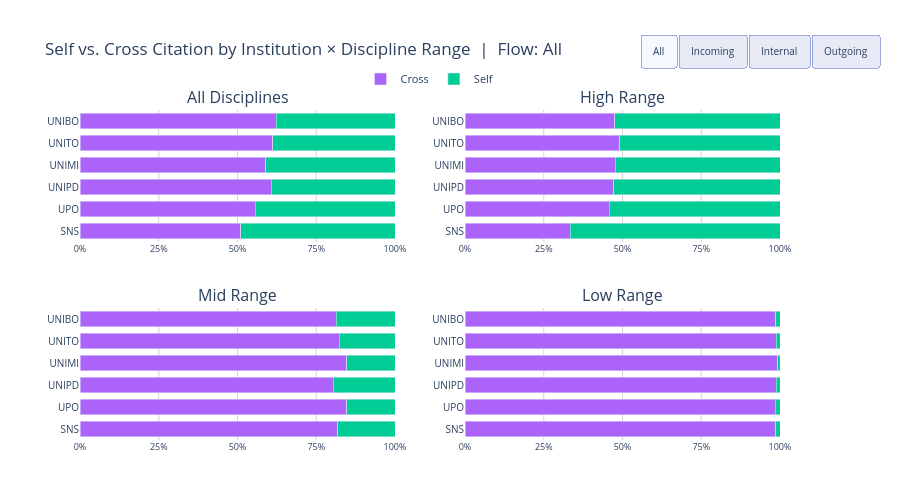

The notebook cell saved with this chart:
### Markdown cell above
### Self vs. Cross Citation by Institution × Discipline Range

This chart aggregates Self and Cross citation proportions *per institution* rather than per discipline, broken down by the three volume ranges. The four panels show: All Disciplines, High Range, Mid Range, and Low Range.

Use the filter buttons to examine a specific flow type.

### Code cell
import pandas as pd
import plotly.graph_objects as go
from plotly.subplots import make_subplots

SELF_CROSS_COLORS = {"Self": COLORS["self"], "Cross": COLORS["cross"]}
RANGE_LABELS = {"All": "All Disciplines", "High": "High Range", "Middle": "Middle Range", "Low": "Low Range"}
FLOW_LABELS  = {None: "All", "Outgoing": "Outgoing", "Incoming": "Incoming", "Internal": "Internal"}

flows       = sorted(df_agg["flow"].unique().tolist())
filter_keys = [None] + flows

RANGE_ORDER_EXT = ["All", "High", "Mid", "Low"]

def make_inst_range_data(range_label, flow_filter=None):
    sub = df_agg.copy() if range_label == "All" else df_agg[df_agg["range_group"] == range_label].copy()
    if flow_filter is not None:
        sub = sub[sub["flow"] == flow_filter]
    if sub.empty:
        return pd.DataFrame(), {}
    agg    = sub.groupby(["institution", "cite_type"])["weight"].sum().reset_index()
    totals = agg.groupby("institution")["weight"].sum().rename("total")
    agg    = agg.join(totals, on="institution")
    agg["pct"] = agg["weight"] / agg["total"] * 100
    return agg, totals.to_dict()

GRID = [(1, 1, "All"), (1, 2, "High"), (2, 1, "Mid"), (2, 2, "Low")]

fig = make_subplots(
    rows=2, cols=2,
    subplot_titles=[RANGE_LABELS[rl] for _, _, rl in GRID],
    vertical_spacing=0.20, horizontal_spacing=0.10,
)

cite_types = ["Cross", "Self"]
N_PER_FK   = len(cite_types) * len(RANGE_ORDER_EXT)

legend_added = set()

for fi, fk in enumerate(filter_keys):
    for ct in cite_types:
        for row_idx, col_idx, range_label in GRID:
            agg, total_map = make_inst_range_data(range_label, fk)
            if agg.empty:
                fig.add_trace(go.Bar(x=[], y=[], visible=(fi == 0), showlegend=False), row=row_idx, col=col_idx)
                continue
            sub_ct = agg[agg["cite_type"] == ct].set_index("institution")
            x_vals     = [sub_ct.loc[inst, "pct"]        if inst in sub_ct.index else 0.0 for inst in INSTITUTIONS]
            w_vals     = [int(sub_ct.loc[inst, "weight"]) if inst in sub_ct.index else 0   for inst in INSTITUTIONS]
            total_vals = [int(total_map.get(inst, 0)) for inst in INSTITUTIONS]
            hover_vals = [
                f"<b>{inst}</b>  [{range_label}]<br>{ct}: {p:.1f}% ({w:,})<br>Total (range): {t:,}"
                for inst, p, w, t in zip(INSTITUTIONS, x_vals, w_vals, total_vals)
            ]
            show_legend = ct not in legend_added and fi == 0
            if fi == 0: legend_added.add(ct)
            fig.add_trace(go.Bar(
                x=x_vals, y=INSTITUTIONS, orientation="h",
                name=ct, legendgroup=ct,
                showlegend=show_legend, visible=(fi == 0),
                marker_color=SELF_CROSS_COLORS[ct],
                customdata=hover_vals,
                hovertemplate="%{customdata}<extra></extra>",
                cliponaxis=False,
            ), row=row_idx, col=col_idx)

def make_visibility(active_fi):
    vis = []
    for fi in range(len(filter_keys)):
        vis += [fi == active_fi] * N_PER_FK
    return vis

buttons = [dict(
    label=FLOW_LABELS[fk], method="update",
    args=[{"visible": make_visibility(fi)}, {"title.text": f"Self vs. Cross Citation by Institution × Discipline Range  |  Flow: {FLOW_LABELS[fk]}"}],
) for fi, fk in enumerate(filter_keys)]

fig.update_layout(
    title_text="Self vs. Cross Citation by Institution × Discipline Range  |  Flow: All",
    barmode="stack",
    height=480,
    margin=dict(l=80, r=120, t=110, b=40),
    plot_bgcolor="white", paper_bgcolor="white",
    updatemenus=[dict(
        type="buttons", direction="right",
        x=0.8, xanchor="left", y=1.23, yanchor="top",
        buttons=buttons, showactive=True,
        bgcolor="#E8EAF6", bordercolor="#9FA8DA", font=dict(size=10),
    )],
    legend=dict(orientation="h", x=0.5, xanchor="center", y=1.05, yanchor="bottom", font=dict(size=11)),
    bargap=0.3,
)
fig.update_xaxes(range=[0, 118], tickvals=[0, 25, 50, 75, 100], ticktext=["0%", "25%", "50%", "75%", "100%"], tickfont=dict(size=9), gridcolor="lightgrey")
fig.update_yaxes(tickfont=dict(size=10), autorange="reversed")
fig.show()

### Figure 1 — Plotly figure (JSON) as saved in the notebook; plotly's stock layout.template omitted (floating-point values rounded to 4 significant figures)
{"data": [{"cliponaxis": false, "customdata": ["<b>UNIBO</b>  [All]<br>Cross: 62.3% (12,849,893)<br>Total (range): 20,612,378", "<b>UNITO</b>  [All]<br>Cross: 61.2% (8,811,430)<br>Total (range): 14,398,862", "<b>UNIMI</b>  [All]<br>Cross: 58.9% (13,623,563)<br>Total (range): 23,119,817", "<b>UNIPD</b>  [All]<br>Cross: 60.7% (11,979,900)<br>Total (range): 19,742,702", "<b>UPO</b>  [All]<br>Cross: 55.6% (1,054,212)<br>Total (range): 1,895,719", "<b>SNS</b>  [All]<br>Cross: 51.1% (706,650)<br>Total (range): 1,383,693"], "hovertemplate": "%{customdata}<extra></extra>", "legendgroup": "Cross", "marker": {"color": "#AB63FA"}, "name": "Cross", "orientation": "h", "showlegend": true, "type": "bar", "visible": true, "x": [62.34, 61.2, 58.93, 60.68, 55.61, 51.07], "xaxis": "x", "y": ["UNIBO", "UNITO", "UNIMI", "UNIPD", "UPO", "SNS"], "yaxis": "y"}, {"cliponaxis": false, "customdata": ["<b>UNIBO</b>  [High]<br>Cross: 47.5% (5,491,460)<br>Total (range): 11,564,272", "<b>UNITO</b>  [High]<br>Cross: 49.1% (4,499,535)<br>Total (range): 9,161,844", "<b>UNIMI</b>  [High]<br>Cross: 47.6% (7,664,944)<br>Total (range): 16,088,433", "<b>UNIPD</b>  [High]<br>Cross: 47.2% (5,550,349)<br>Total (range): 11,753,900", "<b>UPO</b>  [High]<br>Cross: 45.7% (647,716)<br>Total (range): 1,416,246", "<b>SNS</b>  [High]<br>Cross: 33.4% (293,405)<br>Total (range): 878,715"], "hovertemplate": "%{customdata}<extra></extra>", "legendgroup": "Cross", "marker": {"color": "#AB63FA"}, "name": "Cross", "orientation": "h", "showlegend": false, "type": "bar", "visible": true, "x": [47.49, 49.11, 47.64, 47.22, 45.73, 33.39], "xaxis": "x2", "y": ["UNIBO", "UNITO", "UNIMI", "UNIPD", "UPO", "SNS"], "yaxis": "y2"}, {"cliponaxis": false, "customdata": ["<b>UNIBO</b>  [Mid]<br>Cross: 81.3% (7,350,900)<br>Total (range): 9,040,475", "<b>UNITO</b>  [Mid]<br>Cross: 82.3% (4,306,291)<br>Total (range): 5,231,349", "<b>UNIMI</b>  [Mid]<br>Cross: 84.7% (5,950,529)<br>Total (range): 7,023,232", "<b>UNIPD</b>  [Mid]<br>Cross: 80.5% (6,423,260)<br>Total (range): 7,982,440", "<b>UPO</b>  [Mid]<br>Cross: 84.7% (405,345)<br>Total (range): 478,305", "<b>SNS</b>  [Mid]<br>Cross: 81.8% (412,786)<br>Total (range): 504,513"], "hovertemplate": "%{customdata}<extra></extra>", "legendgroup": "Cross", "marker": {"color": "#AB63FA"}, "name": "Cross", "orientation": "h", "showlegend": false, "type": "bar", "visible": true, "x": [81.31, 82.32, 84.73, 80.47, 84.75, 81.82], "xaxis": "x3", "y": ["UNIBO", "UNITO", "UNIMI", "UNIPD", "UPO", "SNS"], "yaxis": "y3"}, {"cliponaxis": false, "customdata": ["<b>UNIBO</b>  [Low]<br>Cross: 98.7% (7,533)<br>Total (range): 7,631", "<b>UNITO</b>  [Low]<br>Cross: 98.9% (5,604)<br>Total (range): 5,669", "<b>UNIMI</b>  [Low]<br>Cross: 99.2% (8,090)<br>Total (range): 8,152", "<b>UNIPD</b>  [Low]<br>Cross: 98.9% (6,291)<br>Total (range): 6,362", "<b>UPO</b>  [Low]<br>Cross: 98.5% (1,151)<br>Total (range): 1,168", "<b>SNS</b>  [Low]<br>Cross: 98.7% (459)<br>Total (range): 465"], "hovertemplate": "%{customdata}<extra></extra>", "legendgroup": "Cross", "marker": {"color": "#AB63FA"}, "name": "Cross", "orientation": "h", "showlegend": false, "type": "bar", "visible": true, "x": [98.72, 98.85, 99.24, 98.88, 98.54, 98.71], "xaxis": "x4", "y": ["UNIBO", "UNITO", "UNIMI", "UNIPD", "UPO", "SNS"], "yaxis": "y4"}, {"cliponaxis": false, "customdata": ["<b>UNIBO</b>  [All]<br>Self: 37.7% (7,762,485)<br>Total (range): 20,612,378", "<b>UNITO</b>  [All]<br>Self: 38.8% (5,587,432)<br>Total (range): 14,398,862", "<b>UNIMI</b>  [All]<br>Self: 41.1% (9,496,254)<br>Total (range): 23,119,817", "<b>UNIPD</b>  [All]<br>Self: 39.3% (7,762,802)<br>Total (range): 19,742,702", "<b>UPO</b>  [All]<br>Self: 44.4% (841,507)<br>Total (range): 1,895,719", "<b>SNS</b>  [All]<br>Self: 48.9% (677,043)<br>Total (range): 1,383,693"], "hovertemplate": "%{customdata}<extra></extra>", "legendgroup": "Self", "marker": {"color": "#00CC96"}, "name": "Self", "orientation": "h", "showlegend": true, "type": "bar", "visible": true, "x": [37.66, 38.8, 41.07, 39.32, 44.39, 48.93], "xaxis": "x", "y": ["UNIBO", "UNITO", "UNIMI", "UNIPD", "UPO", "SNS"], "yaxis": "y"}, {"cliponaxis": false, "customdata": ["<b>UNIBO</b>  [High]<br>Self: 52.5% (6,072,812)<br>Total (range): 11,564,272", "<b>UNITO</b>  [High]<br>Self: 50.9% (4,662,309)<br>Total (range): 9,161,844", "<b>UNIMI</b>  [High]<br>Self: 52.4% (8,423,489)<br>Total (range): 16,088,433", "<b>UNIPD</b>  [High]<br>Self: 52.8% (6,203,551)<br>Total (range): 11,753,900", "<b>UPO</b>  [High]<br>Self: 54.3% (768,530)<br>Total (range): 1,416,246", "<b>SNS</b>  [High]<br>Self: 66.6% (585,310)<br>Total (range): 878,715"], "hovertemplate": "%{customdata}<extra></extra>", "legendgroup": "Self", "marker": {"color": "#00CC96"}, "name": "Self", "orientation": "h", "showlegend": false, "type": "bar", "visible": true, "x": [52.51, 50.89, 52.36, 52.78, 54.27, 66.61], "xaxis": "x2", "y": ["UNIBO", "UNITO", "UNIMI", "UNIPD", "UPO", "SNS"], "yaxis": "y2"}, {"cliponaxis": false, "customdata": ["<b>UNIBO</b>  [Mid]<br>Self: 18.7% (1,689,575)<br>Total (range): 9,040,475", "<b>UNITO</b>  [Mid]<br>Self: 17.7% (925,058)<br>Total (range): 5,231,349", "<b>UNIMI</b>  [Mid]<br>Self: 15.3% (1,072,703)<br>Total (range): 7,023,232", "<b>UNIPD</b>  [Mid]<br>Self: 19.5% (1,559,180)<br>Total (range): 7,982,440", "<b>UPO</b>  [Mid]<br>Self: 15.3% (72,960)<br>Total (range): 478,305", "<b>SNS</b>  [Mid]<br>Self: 18.2% (91,727)<br>Total (range): 504,513"], "hovertemplate": "%{customdata}<extra></extra>", "legendgroup": "Self", "marker": {"color": "#00CC96"}, "name": "Self", "orientation": "h", "showlegend": false, "type": "bar", "visible": true, "x": [18.69, 17.68, 15.27, 19.53, 15.25, 18.18], "xaxis": "x3", "y": ["UNIBO", "UNITO", "UNIMI", "UNIPD", "UPO", "SNS"], "yaxis": "y3"}, {"cliponaxis": false, "customdata": ["<b>UNIBO</b>  [Low]<br>Self: 1.3% (98)<br>Total (range): 7,631", "<b>UNITO</b>  [Low]<br>Self: 1.1% (65)<br>Total (range): 5,669", "<b>UNIMI</b>  [Low]<br>Self: 0.8% (62)<br>Total (range): 8,152", "<b>UNIPD</b>  [Low]<br>Self: 1.1% (71)<br>Total (range): 6,362", "<b>UPO</b>  [Low]<br>Self: 1.5% (17)<br>Total (range): 1,168", "<b>SNS</b>  [Low]<br>Self: 1.3% (6)<br>Total (range): 465"], "hovertemplate": "%{customdata}<extra></extra>", "legendgroup": "Self", "marker": {"color": "#00CC96"}, "name": "Self", "orientation": "h", "showlegend": false, "type": "bar", "visible": true, "x": [1.284, 1.147, 0.7605, 1.116, 1.455, 1.29], "xaxis": "x4", "y": ["UNIBO", "UNITO", "UNIMI", "UNIPD", "UPO", "SNS"], "yaxis": "y4"}, {"cliponaxis": false, "customdata": ["<b>UNIBO</b>  [All]<br>Cross: 60.6% (5,464,295)<br>Total (range): 9,022,405", "<b>UNITO</b>  [All]<br>Cross: 59.3% (3,779,442)<br>Total (range): 6,371,152", "<b>UNIMI</b>  [All]<br>Cross: 57.8% (6,634,324)<br>Total (range): 11,486,365", "<b>UNIPD</b>  [All]<br>Cross: 59.0% (5,130,577)<br>Total (range): 8,697,780", "<b>UPO</b>  [All]<br>Cross: 54.1% (468,137)<br>Total (range): 864,631", "<b>SNS</b>  [All]<br>Cross: 49.9% (322,894)<br>Total (range): 647,522"], "hovertemplate": "%{customdata}<extra></extra>", "legendgroup": "Cross", "marker": {"color": "#AB63FA"}, "name": "Cross", "orientation": "h", "showlegend": false, "type": "bar", "visible": false, "x": [60.56, 59.32, 57.76, 58.99, 54.14, 49.87], "xaxis": "x", "y": ["UNIBO", "UNITO", "UNIMI", "UNIPD", "UPO", "SNS"], "yaxis": "y"}, {"cliponaxis": false, "customdata": ["<b>UNIBO</b>  [High]<br>Cross: 46.1% (2,469,865)<br>Total (range): 5,359,683", "<b>UNITO</b>  [High]<br>Cross: 48.2% (2,098,167)<br>Total (range): 4,348,628", "<b>UNIMI</b>  [High]<br>Cross: 46.4% (3,815,149)<br>Total (range): 8,218,464", "<b>UNIPD</b>  [High]<br>Cross: 45.8% (2,481,574)<br>Total (range): 5,416,513", "<b>UPO</b>  [High]<br>Cross: 44.3% (293,580)<br>Total (range): 662,386", "<b>SNS</b>  [High]<br>Cross: 33.0% (141,472)<br>Total (range): 428,192"], "hovertemplate": "%{customdata}<extra></extra>", "legendgroup": "Cross", "marker": {"color": "#AB63FA"}, "name": "Cross", "orientation": "h", "showlegend": false, "type": "bar", "visible": false, "x": [46.08, 48.25, 46.42, 45.81, 44.32, 33.04], "xaxis": "x2", "y": ["UNIBO", "UNITO", "UNIMI", "UNIPD", "UPO", "SNS"], "yaxis": "y2"}, {"cliponaxis": false, "customdata": ["<b>UNIBO</b>  [Mid]<br>Cross: 81.7% (2,990,545)<br>Total (range): 3,658,784", "<b>UNITO</b>  [Mid]<br>Cross: 83.1% (1,678,634)<br>Total (range): 2,019,844", "<b>UNIMI</b>  [Mid]<br>Cross: 86.2% (2,814,162)<br>Total (range): 3,262,855", "<b>UNIPD</b>  [Mid]<br>Cross: 80.7% (2,645,747)<br>Total (range): 3,277,973", "<b>UPO</b>  [Mid]<br>Cross: 86.3% (174,062)<br>Total (range): 201,742", "<b>SNS</b>  [Mid]<br>Cross: 82.7% (181,170)<br>Total (range): 219,076"], "hovertemplate": "%{customdata}<extra></extra>", "legendgroup": "Cross", "marker": {"color": "#AB63FA"}, "name": "Cross", "orientation": "h", "showlegend": false, "type": "bar", "visible": false, "x": [81.74, 83.11, 86.25, 80.71, 86.28, 82.7], "xaxis": "x3", "y": ["UNIBO", "UNITO", "UNIMI", "UNIPD", "UPO", "SNS"], "yaxis": "y3"}, {"cliponaxis": false, "customdata": ["<b>UNIBO</b>  [Low]<br>Cross: 98.7% (3,885)<br>Total (range): 3,938", "<b>UNITO</b>  [Low]<br>Cross: 98.5% (2,641)<br>Total (range): 2,680", "<b>UNIMI</b>  [Low]<br>Cross: 99.3% (5,013)<br>Total (range): 5,046", "<b>UNIPD</b>  [Low]<br>Cross: 98.8% (3,256)<br>Total (range): 3,294", "<b>UPO</b>  [Low]<br>Cross: 98.4% (495)<br>Total (range): 503", "<b>SNS</b>  [Low]<br>Cross: 99.2% (252)<br>Total (range): 254"], "hovertemplate": "%{customdata}<extra></extra>", "legendgroup": "Cross", "marker": {"color": "#AB63FA"}, "name": "Cross", "orientation": "h", "showlegend": false, "type": "bar", "visible": false, "x": [98.65, 98.54, 99.35, 98.85, 98.41, 99.21], "xaxis": "x4", "y": ["UNIBO", "UNITO", "UNIMI", "UNIPD", "UPO", "SNS"], "yaxis": "y4"}, {"cliponaxis": false, "customdata": ["<b>UNIBO</b>  [All]<br>Self: 39.4% (3,558,110)<br>Total (range): 9,022,405", "<b>UNITO</b>  [All]<br>Self: 40.7% (2,591,710)<br>Total (range): 6,371,152", "<b>UNIMI</b>  [All]<br>Self: 42.2% (4,852,041)<br>Total (range): 11,486,365", "<b>UNIPD</b>  [All]<br>Self: 41.0% (3,567,203)<br>Total (range): 8,697,780", "<b>UPO</b>  [All]<br>Self: 45.9% (396,494)<br>Total (range): 864,631", "<b>SNS</b>  [All]<br>Self: 50.1% (324,628)<br>Total (range): 647,522"], "hovertemplate": "%{customdata}<extra></extra>", "legendgroup": "Self", "marker": {"color": "#00CC96"}, "name": "Self", "orientation": "h", "showlegend": false, "type": "bar", "visible": false, "x": [39.44, 40.68, 42.24, 41.01, 45.86, 50.13], "xaxis": "x", "y": ["UNIBO", "UNITO", "UNIMI", "UNIPD", "UPO", "SNS"], "yaxis": "y"}, {"cliponaxis": false, "customdata": ["<b>UNIBO</b>  [High]<br>Self: 53.9% (2,889,818)<br>Total (range): 5,359,683", "<b>UNITO</b>  [High]<br>Self: 51.8% (2,250,461)<br>Total (range): 4,348,628", "<b>UNIMI</b>  [High]<br>Self: 53.6% (4,403,315)<br>Total (range): 8,218,464", "<b>UNIPD</b>  [High]<br>Self: 54.2% (2,934,939)<br>Total (range): 5,416,513", "<b>UPO</b>  [High]<br>Self: 55.7% (368,806)<br>Total (range): 662,386", "<b>SNS</b>  [High]<br>Self: 67.0% (286,720)<br>Total (range): 428,192"], "hovertemplate": "%{customdata}<extra></extra>", "legendgroup": "Self", "marker": {"color": "#00CC96"}, "name": "Self", "orientation": "h", "showlegend": false, "type": "bar", "visible": false, "x": [53.92, 51.75, 53.58, 54.19, 55.68, 66.96], "xaxis": "x2", "y": ["UNIBO", "UNITO", "UNIMI", "UNIPD", "UPO", "SNS"], "yaxis": "y2"}, {"cliponaxis": false, "customdata": ["<b>UNIBO</b>  [Mid]<br>Self: 18.3% (668,239)<br>Total (range): 3,658,784", "<b>UNITO</b>  [Mid]<br>Self: 16.9% (341,210)<br>Total (range): 2,019,844", "<b>UNIMI</b>  [Mid]<br>Self: 13.8% (448,693)<br>Total (range): 3,262,855", "<b>UNIPD</b>  [Mid]<br>Self: 19.3% (632,226)<br>Total (range): 3,277,973", "<b>UPO</b>  [Mid]<br>Self: 13.7% (27,680)<br>Total (range): 201,742", "<b>SNS</b>  [Mid]<br>Self: 17.3% (37,906)<br>Total (range): 219,076"], "hovertemplate": "%{customdata}<extra></extra>", "legendgroup": "Self", "marker": {"color": "#00CC96"}, "name": "Self", "orientation": "h", "showlegend": false, "type": "bar", "visible": false, "x": [18.26, 16.89, 13.75, 19.29, 13.72, 17.3], "xaxis": "x3", "y": ["UNIBO", "UNITO", "UNIMI", "UNIPD", "UPO", "SNS"], "yaxis": "y3"}, {"cliponaxis": false, "customdata": ["<b>UNIBO</b>  [Low]<br>Self: 1.3% (53)<br>Total (range): 3,938", "<b>UNITO</b>  [Low]<br>Self: 1.5% (39)<br>Total (range): 2,680", "<b>UNIMI</b>  [Low]<br>Self: 0.7% (33)<br>Total (range): 5,046", "<b>UNIPD</b>  [Low]<br>Self: 1.2% (38)<br>Total (range): 3,294", "<b>UPO</b>  [Low]<br>Self: 1.6% (8)<br>Total (range): 503", "<b>SNS</b>  [Low]<br>Self: 0.8% (2)<br>Total (range): 254"], "hovertemplate": "%{customdata}<extra></extra>", "legendgroup": "Self", "marker": {"color": "#00CC96"}, "name": "Self", "orientation": "h", "showlegend": false, "type": "bar", "visible": false, "x": [1.346, 1.455, 0.654, 1.154, 1.59, 0.7874], "xaxis": "x4", "y": ["UNIBO", "UNITO", "UNIMI", "UNIPD", "UPO", "SNS"], "yaxis": "y4"}, {"cliponaxis": false, "customdata": ["<b>UNIBO</b>  [All]<br>Cross: 59.2% (581,397)<br>Total (range): 982,834", "<b>UNITO</b>  [All]<br>Cross: 59.1% (363,954)<br>Total (range): 615,711", "<b>UNIMI</b>  [All]<br>Cross: 57.1% (578,262)<br>Total (range): 1,012,583", "<b>UNIPD</b>  [All]<br>Cross: 57.9% (561,074)<br>Total (range): 969,060", "<b>UPO</b>  [All]<br>Cross: 51.0% (35,650)<br>Total (range): 69,925", "<b>SNS</b>  [All]<br>Cross: 41.3% (30,231)<br>Total (range): 73,114"], "hovertemplate": "%{customdata}<extra></extra>", "legendgroup": "Cross", "marker": {"color": "#AB63FA"}, "name": "Cross", "orientation": "h", "showlegend": false, "type": "bar", "visible": false, "x": [59.16, 59.11, 57.11, 57.9, 50.98, 41.35], "xaxis": "x", "y": ["UNIBO", "UNITO", "UNIMI", "UNIPD", "UPO", "SNS"], "yaxis": "y"}, {"cliponaxis": false, "customdata": ["<b>UNIBO</b>  [High]<br>Cross: 44.6% (251,241)<br>Total (range): 562,898", "<b>UNITO</b>  [High]<br>Cross: 47.3% (187,902)<br>Total (range): 397,149", "<b>UNIMI</b>  [High]<br>Cross: 46.7% (332,824)<br>Total (range): 713,325", "<b>UNIPD</b>  [High]<br>Cross: 45.0% (259,595)<br>Total (range): 577,182", "<b>UPO</b>  [High]<br>Cross: 41.5% (22,547)<br>Total (range): 54,373", "<b>SNS</b>  [High]<br>Cross: 25.7% (13,552)<br>Total (range): 52,646"], "hovertemplate": "%{customdata}<extra></extra>", "legendgroup": "Cross", "marker": {"color": "#AB63FA"}, "name": "Cross", "orientation": "h", "showlegend": false, "type": "bar", "visible": false, "x": [44.63, 47.31, 46.66, 44.98, 41.47, 25.74], "xaxis": "x2", "y": ["UNIBO", "UNITO", "UNIMI", "UNIPD", "UPO", "SNS"], "yaxis": "y2"}, {"cliponaxis": false, "customdata": ["<b>UNIBO</b>  [Mid]<br>Cross: 78.6% (329,828)<br>Total (range): 419,599", "<b>UNITO</b>  [Mid]<br>Cross: 80.5% (175,872)<br>Total (range): 218,380", "<b>UNIMI</b>  [Mid]<br>Cross: 82.0% (245,198)<br>Total (range): 299,014", "<b>UNIPD</b>  [Mid]<br>Cross: 76.9% (301,119)<br>Total (range): 391,513", "<b>UPO</b>  [Mid]<br>Cross: 84.2% (13,065)<br>Total (range): 15,514", "<b>SNS</b>  [Mid]<br>Cross: 81.5% (16,673)<br>Total (range): 20,462"], "hovertemplate": "%{customdata}<extra></extra>", "legendgroup": "Cross", "marker": {"color": "#AB63FA"}, "name": "Cross", "orientation": "h", "showlegend": false, "type": "bar", "visible": false, "x": [78.61, 80.53, 82.0, 76.91, 84.21, 81.48], "xaxis": "x3", "y": ["UNIBO", "UNITO", "UNIMI", "UNIPD", "UPO", "SNS"], "yaxis": "y3"}, {"cliponaxis": false, "customdata": ["<b>UNIBO</b>  [Low]<br>Cross: 97.3% (328)<br>Total (range): 337", "<b>UNITO</b>  [Low]<br>Cross: 98.9% (180)<br>Total (range): 182", "<b>UNIMI</b>  [Low]<br>Cross: 98.4% (240)<br>Total (range): 244", "<b>UNIPD</b>  [Low]<br>Cross: 98.6% (360)<br>Total (range): 365", "<b>UPO</b>  [Low]<br>Cross: 100.0% (38)<br>Total (range): 38", "<b>SNS</b>  [Low]<br>Cross: 100.0% (6)<br>Total (range): 6"], "hovertemplate": "%{customdata}<extra></extra>", "legendgroup": "Cross", "marker": {"color": "#AB63FA"}, "name": "Cross", "orientation": "h", "showlegend": false, "type": "bar", "visible": false, "x": [97.33, 98.9, 98.36, 98.63, 100, 100], "xaxis": "x4", "y": ["UNIBO", "UNITO", "UNIMI", "UNIPD", "UPO", "SNS"], "yaxis": "y4"}, {"cliponaxis": false, "customdata": ["<b>UNIBO</b>  [All]<br>Self: 40.8% (401,437)<br>Total (range): 982,834", "<b>UNITO</b>  [All]<br>Self: 40.9% (251,757)<br>Total (range): 615,711", "<b>UNIMI</b>  [All]<br>Self: 42.9% (434,321)<br>Total (range): 1,012,583", "<b>UNIPD</b>  [All]<br>Self: 42.1% (407,986)<br>Total (range): 969,060", "<b>UPO</b>  [All]<br>Self: 49.0% (34,275)<br>Total (range): 69,925", "<b>SNS</b>  [All]<br>Self: 58.7% (42,883)<br>Total (range): 73,114"], "hovertemplate": "%{customdata}<extra></extra>", "legendgroup": "Self", "marker": {"color": "#00CC96"}, "name": "Self", "orientation": "h", "showlegend": false, "type": "bar", "visible": false, "x": [40.84, 40.89, 42.89, 42.1, 49.02, 58.65], "xaxis": "x", "y": ["UNIBO", "UNITO", "UNIMI", "UNIPD", "UPO", "SNS"], "yaxis": "y"}, {"cliponaxis": false, "customdata": ["<b>UNIBO</b>  [High]<br>Self: 55.4% (311,657)<br>Total (range): 562,898", "<b>UNITO</b>  [High]<br>Self: 52.7% (209,247)<br>Total (range): 397,149", "<b>UNIMI</b>  [High]<br>Self: 53.3% (380,501)<br>Total (range): 713,325", "<b>UNIPD</b>  [High]<br>Self: 55.0% (317,587)<br>Total (range): 577,182", "<b>UPO</b>  [High]<br>Self: 58.5% (31,826)<br>Total (range): 54,373", "<b>SNS</b>  [High]<br>Self: 74.3% (39,094)<br>Total (range): 52,646"], "hovertemplate": "%{customdata}<extra></extra>", "legendgroup": "Self", "marker": {"color": "#00CC96"}, "name": "Self", "orientation": "h", "showlegend": false, "type": "bar", "visible": false, "x": [55.37, 52.69, 53.34, 55.02, 58.53, 74.26], "xaxis": "x2", "y": ["UNIBO", "UNITO", "UNIMI", "UNIPD", "UPO", "SNS"], "yaxis": "y2"}, {"cliponaxis": false, "customdata": ["<b>UNIBO</b>  [Mid]<br>Self: 21.4% (89,771)<br>Total (range): 419,599", "<b>UNITO</b>  [Mid]<br>Self: 19.5% (42,508)<br>Total (range): 218,380", "<b>UNIMI</b>  [Mid]<br>Self: 18.0% (53,816)<br>Total (range): 299,014", "<b>UNIPD</b>  [Mid]<br>Self: 23.1% (90,394)<br>Total (range): 391,513", "<b>UPO</b>  [Mid]<br>Self: 15.8% (2,449)<br>Total (range): 15,514", "<b>SNS</b>  [Mid]<br>Self: 18.5% (3,789)<br>Total (range): 20,462"], "hovertemplate": "%{customdata}<extra></extra>", "legendgroup": "Self", "marker": {"color": "#00CC96"}, "name": "Self", "orientation": "h", "showlegend": false, "type": "bar", "visible": false, "x": [21.39, 19.47, 18.0, 23.09, 15.79, 18.52], "xaxis": "x3", "y": ["UNIBO", "UNITO", "UNIMI", "UNIPD", "UPO", "SNS"], "yaxis": "y3"}, {"cliponaxis": false, "customdata": ["<b>UNIBO</b>  [Low]<br>Self: 2.7% (9)<br>Total (range): 337", "<b>UNITO</b>  [Low]<br>Self: 1.1% (2)<br>Total (range): 182", "<b>UNIMI</b>  [Low]<br>Self: 1.6% (4)<br>Total (range): 244", "<b>UNIPD</b>  [Low]<br>Self: 1.4% (5)<br>Total (range): 365", "<b>UPO</b>  [Low]<br>Self: 0.0% (0)<br>Total (range): 38", "<b>SNS</b>  [Low]<br>Self: 0.0% (0)<br>Total (range): 6"], "hovertemplate": "%{customdata}<extra></extra>", "legendgroup": "Self", "marker": {"color": "#00CC96"}, "name": "Self", "orientation": "h", "showlegend": false, "type": "bar", "visible": false, "x": [2.671, 1.099, 1.639, 1.37, 0, 0], "xaxis": "x4", "y": ["UNIBO", "UNITO", "UNIMI", "UNIPD", "UPO", "SNS"], "yaxis": "y4"}, {"cliponaxis": false, "customdata": ["<b>UNIBO</b>  [All]<br>Cross: 64.1% (6,804,201)<br>Total (range): 10,607,139", "<b>UNITO</b>  [All]<br>Cross: 63.0% (4,668,034)<br>Total (range): 7,411,999", "<b>UNIMI</b>  [All]<br>Cross: 60.4% (6,410,977)<br>Total (range): 10,620,869", "<b>UNIPD</b>  [All]<br>Cross: 62.4% (6,288,249)<br>Total (range): 10,075,862", "<b>UPO</b>  [All]<br>Cross: 57.3% (550,425)<br>Total (range): 961,163", "<b>SNS</b>  [All]<br>Cross: 53.3% (353,525)<br>Total (range): 663,057"], "hovertemplate": "%{customdata}<extra></extra>", "legendgroup": "Cross", "marker": {"color": "#AB63FA"}, "name": "Cross", "orientation": "h", "showlegend": false, "type": "bar", "visible": false, "x": [64.15, 62.98, 60.36, 62.41, 57.27, 53.32], "xaxis": "x", "y": ["UNIBO", "UNITO", "UNIMI", "UNIPD", "UPO", "SNS"], "yaxis": "y"}, {"cliponaxis": false, "customdata": ["<b>UNIBO</b>  [High]<br>Cross: 49.1% (2,770,354)<br>Total (range): 5,641,691", "<b>UNITO</b>  [High]<br>Cross: 50.1% (2,213,466)<br>Total (range): 4,416,067", "<b>UNIMI</b>  [High]<br>Cross: 49.1% (3,516,971)<br>Total (range): 7,156,644", "<b>UNIPD</b>  [High]<br>Cross: 48.8% (2,809,180)<br>Total (range): 5,760,205", "<b>UPO</b>  [High]<br>Cross: 47.4% (331,589)<br>Total (range): 699,487", "<b>SNS</b>  [High]<br>Cross: 34.8% (138,381)<br>Total (range): 397,877"], "hovertemplate": "%{customdata}<extra></extra>", "legendgroup": "Cross", "marker": {"color": "#AB63FA"}, "name": "Cross", "orientation": "h", "showlegend": false, "type": "bar", "visible": false, "x": [49.11, 50.12, 49.14, 48.77, 47.4, 34.78], "xaxis": "x2", "y": ["UNIBO", "UNITO", "UNIMI", "UNIPD", "UPO", "SNS"], "yaxis": "y2"}, {"cliponaxis": false, "customdata": ["<b>UNIBO</b>  [Mid]<br>Cross: 81.2% (4,030,527)<br>Total (range): 4,962,092", "<b>UNITO</b>  [Mid]<br>Cross: 81.9% (2,451,785)<br>Total (range): 2,993,125", "<b>UNIMI</b>  [Mid]<br>Cross: 83.5% (2,891,169)<br>Total (range): 3,461,363", "<b>UNIPD</b>  [Mid]<br>Cross: 80.6% (3,476,394)<br>Total (range): 4,312,954", "<b>UPO</b>  [Mid]<br>Cross: 83.6% (218,218)<br>Total (range): 261,049", "<b>SNS</b>  [Mid]<br>Cross: 81.1% (214,943)<br>Total (range): 264,975"], "hovertemplate": "%{customdata}<extra></extra>", "legendgroup": "Cross", "marker": {"color": "#AB63FA"}, "name": "Cross", "orientation": "h", "showlegend": false, "type": "bar", "visible": false, "x": [81.23, 81.91, 83.53, 80.6, 83.59, 81.12], "xaxis": "x3", "y": ["UNIBO", "UNITO", "UNIMI", "UNIPD", "UPO", "SNS"], "yaxis": "y3"}, {"cliponaxis": false, "customdata": ["<b>UNIBO</b>  [Low]<br>Cross: 98.9% (3,320)<br>Total (range): 3,356", "<b>UNITO</b>  [Low]<br>Cross: 99.1% (2,783)<br>Total (range): 2,807", "<b>UNIMI</b>  [Low]<br>Cross: 99.1% (2,837)<br>Total (range): 2,862", "<b>UNIPD</b>  [Low]<br>Cross: 99.0% (2,675)<br>Total (range): 2,703", "<b>UPO</b>  [Low]<br>Cross: 98.6% (618)<br>Total (range): 627", "<b>SNS</b>  [Low]<br>Cross: 98.0% (201)<br>Total (range): 205"], "hovertemplate": "%{customdata}<extra></extra>", "legendgroup": "Cross", "marker": {"color": "#AB63FA"}, "name": "Cross", "orientation": "h", "showlegend": false, "type": "bar", "visible": false, "x": [98.93, 99.14, 99.13, 98.96, 98.56, 98.05], "xaxis": "x4", "y": ["UNIBO", "UNITO", "UNIMI", "UNIPD", "UPO", "SNS"], "yaxis": "y4"}, {"cliponaxis": false, "customdata": ["<b>UNIBO</b>  [All]<br>Self: 35.9% (3,802,938)<br>Total (range): 10,607,139", "<b>UNITO</b>  [All]<br>Self: 37.0% (2,743,965)<br>Total (range): 7,411,999", "<b>UNIMI</b>  [All]<br>Self: 39.6% (4,209,892)<br>Total (range): 10,620,869", "<b>UNIPD</b>  [All]<br>Self: 37.6% (3,787,613)<br>Total (range): 10,075,862", "<b>UPO</b>  [All]<br>Self: 42.7% (410,738)<br>Total (range): 961,163", "<b>SNS</b>  [All]<br>Self: 46.7% (309,532)<br>Total (range): 663,057"], "hovertemplate": "%{customdata}<extra></extra>", "legendgroup": "Self", "marker": {"color": "#00CC96"}, "name": "Self", "orientation": "h", "showlegend": false, "type": "bar", "visible": false, "x": [35.85, 37.02, 39.64, 37.59, 42.73, 46.68], "xaxis": "x", "y": ["UNIBO", "UNITO", "UNIMI", "UNIPD", "UPO", "SNS"], "yaxis": "y"}, {"cliponaxis": false, "customdata": ["<b>UNIBO</b>  [High]<br>Self: 50.9% (2,871,337)<br>Total (range): 5,641,691", "<b>UNITO</b>  [High]<br>Self: 49.9% (2,202,601)<br>Total (range): 4,416,067", "<b>UNIMI</b>  [High]<br>Self: 50.9% (3,639,673)<br>Total (range): 7,156,644", "<b>UNIPD</b>  [High]<br>Self: 51.2% (2,951,025)<br>Total (range): 5,760,205", "<b>UPO</b>  [High]<br>Self: 52.6% (367,898)<br>Total (range): 699,487", "<b>SNS</b>  [High]<br>Self: 65.2% (259,496)<br>Total (range): 397,877"], "hovertemplate": "%{customdata}<extra></extra>", "legendgroup": "Self", "marker": {"color": "#00CC96"}, "name": "Self", "orientation": "h", "showlegend": false, "type": "bar", "visible": false, "x": [50.89, 49.88, 50.86, 51.23, 52.6, 65.22], "xaxis": "x2", "y": ["UNIBO", "UNITO", "UNIMI", "UNIPD", "UPO", "SNS"], "yaxis": "y2"}, {"cliponaxis": false, "customdata": ["<b>UNIBO</b>  [Mid]<br>Self: 18.8% (931,565)<br>Total (range): 4,962,092", "<b>UNITO</b>  [Mid]<br>Self: 18.1% (541,340)<br>Total (range): 2,993,125", "<b>UNIMI</b>  [Mid]<br>Self: 16.5% (570,194)<br>Total (range): 3,461,363", "<b>UNIPD</b>  [Mid]<br>Self: 19.4% (836,560)<br>Total (range): 4,312,954", "<b>UPO</b>  [Mid]<br>Self: 16.4% (42,831)<br>Total (range): 261,049", "<b>SNS</b>  [Mid]<br>Self: 18.9% (50,032)<br>Total (range): 264,975"], "hovertemplate": "%{customdata}<extra></extra>", "legendgroup": "Self", "marker": {"color": "#00CC96"}, "name": "Self", "orientation": "h", "showlegend": false, "type": "bar", "visible": false, "x": [18.77, 18.09, 16.47, 19.4, 16.41, 18.88], "xaxis": "x3", "y": ["UNIBO", "UNITO", "UNIMI", "UNIPD", "UPO", "SNS"], "yaxis": "y3"}, {"cliponaxis": false, "customdata": ["<b>UNIBO</b>  [Low]<br>Self: 1.1% (36)<br>Total (range): 3,356", "<b>UNITO</b>  [Low]<br>Self: 0.9% (24)<br>Total (range): 2,807", "<b>UNIMI</b>  [Low]<br>Self: 0.9% (25)<br>Total (range): 2,862", "<b>UNIPD</b>  [Low]<br>Self: 1.0% (28)<br>Total (range): 2,703", "<b>UPO</b>  [Low]<br>Self: 1.4% (9)<br>Total (range): 627", "<b>SNS</b>  [Low]<br>Self: 2.0% (4)<br>Total (range): 205"], "hovertemplate": "%{customdata}<extra></extra>", "legendgroup": "Self", "marker": {"color": "#00CC96"}, "name": "Self", "orientation": "h", "showlegend": false, "type": "bar", "visible": false, "x": [1.073, 0.855, 0.8735, 1.036, 1.435, 1.951], "xaxis": "x4", "y": ["UNIBO", "UNITO", "UNIMI", "UNIPD", "UPO", "SNS"], "yaxis": "y4"}], "layout": {"annotations": [{"font": {"size": 16}, "showarrow": false, "text": "All Disciplines", "x": 0.225, "xanchor": "center", "xref": "paper", "y": 1, "yanchor": "bottom", "yref": "paper"}, {"font": {"size": 16}, "showarrow": false, "text": "High Range", "x": 0.775, "xanchor": "center", "xref": "paper", "y": 1, "yanchor": "bottom", "yref": "paper"}, {"font": {"size": 16}, "showarrow": false, "text": "Mid Range", "x": 0.225, "xanchor": "center", "xref": "paper", "y": 0.4, "yanchor": "bottom", "yref": "paper"}, {"font": {"size": 16}, "showarrow": false, "text": "Low Range", "x": 0.775, "xanchor": "center", "xref": "paper", "y": 0.4, "yanchor": "bottom", "yref": "paper"}], "bargap": 0.3, "barmode": "stack", "height": 480, "legend": {"font": {"size": 11}, "orientation": "h", "x": 0.5, "xanchor": "center", "y": 1.05, "yanchor": "bottom"}, "margin": {"b": 40, "l": 80, "r": 120, "t": 110}, "paper_bgcolor": "white", "plot_bgcolor": "white", "title": {"text": "Self vs. Cross Citation by Institution × Discipline Range  |  Flow: All"}, "updatemenus": [{"bgcolor": "#E8EAF6", "bordercolor": "#9FA8DA", "buttons": [{"args": [{"visible": [true, true, true, true, true, true, true, true, false, false, false, false, false, false, false, false, false, false, false, false, false, false, false, false, false, false, false, false, false, false, false, false]}, {"title.text": "Self vs. Cross Citation by Institution × Discipline Range  |  Flow: All"}], "label": "All", "method": "update"}, {"args": [{"visible": [false, false, false, false, false, false, false, false, true, true, true, true, true, true, true, true, false, false, false, false, false, false, false, false, false, false, false, false, false, false, false, false]}, {"title.text": "Self vs. Cross Citation by Institution × Discipline Range  |  Flow: Incoming"}], "label": "Incoming", "method": "update"}, {"args": [{"visible": [false, false, false, false, false, false, false, false, false, false, false, false, false, false, false, false, true, true, true, true, true, true, true, true, false, false, false, false, false, false, false, false]}, {"title.text": "Self vs. Cross Citation by Institution × Discipline Range  |  Flow: Internal"}], "label": "Internal", "method": "update"}, {"args": [{"visible": [false, false, false, false, false, false, false, false, false, false, false, false, false, false, false, false, false, false, false, false, false, false, false, false, true, true, true, true, true, true, true, true]}, {"title.text": "Self vs. Cross Citation by Institution × Discipline Range  |  Flow: Outgoing"}], "label": "Outgoing", "method": "update"}], "direction": "right", "font": {"size": 10}, "showactive": true, "type": "buttons", "x": 0.8, "xanchor": "left", "y": 1.23, "yanchor": "top"}], "xaxis": {"anchor": "y", "domain": [0, 0.45], "gridcolor": "lightgrey", "range": [0, 100], "tickfont": {"size": 9}, "ticktext": ["0%", "25%", "50%", "75%", "100%"], "tickvals": [0, 25, 50, 75, 100]}, "xaxis2": {"anchor": "y2", "domain": [0.55, 1], "gridcolor": "lightgrey", "range": [0, 100], "tickfont": {"size": 9}, "ticktext": ["0%", "25%", "50%", "75%", "100%"], "tickvals": [0, 25, 50, 75, 100]}, "xaxis3": {"anchor": "y3", "domain": [0, 0.45], "gridcolor": "lightgrey", "range": [0, 100], "tickfont": {"size": 9}, "ticktext": ["0%", "25%", "50%", "75%", "100%"], "tickvals": [0, 25, 50, 75, 100]}, "xaxis4": {"anchor": "y4", "domain": [0.55, 1], "gridcolor": "lightgrey", "range": [0, 100], "tickfont": {"size": 9}, "ticktext": ["0%", "25%", "50%", "75%", "100%"], "tickvals": [0, 25, 50, 75, 100]}, "yaxis": {"anchor": "x", "autorange": "reversed", "domain": [0.6, 1], "tickfont": {"size": 10}}, "yaxis2": {"anchor": "x2", "autorange": "reversed", "domain": [0.6, 1], "tickfont": {"size": 10}}, "yaxis3": {"anchor": "x3", "autorange": "reversed", "domain": [0, 0.4], "tickfont": {"size": 10}}, "yaxis4": {"anchor": "x4", "autorange": "reversed", "domain": [0, 0.4], "tickfont": {"size": 10}}}}
